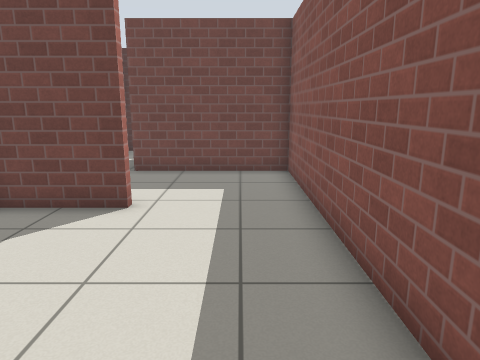
view 1 (above)

12 first-person views from a walk through a Gazebo world. The camera is 1.1 m above the floor, tilts 12° down and sees 70° across. The floor is counted in squares, 0.5 m on a side. Each view is taken from the middle of a square. On the plan, view 1 faces up. The plan holds only what a view shows up to about 18 squares ahead; the rest is blank. Simple patterns stand in for the simulator's built-in surfaces.

view 2
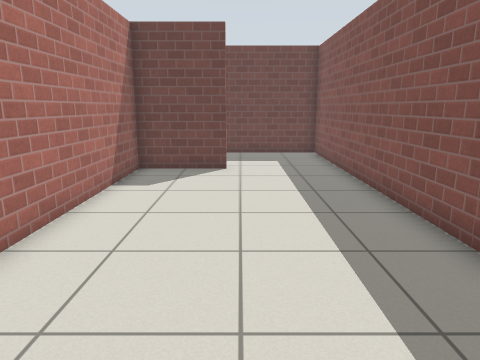

view 3
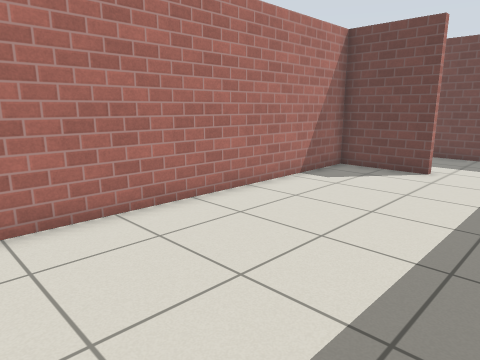

view 4
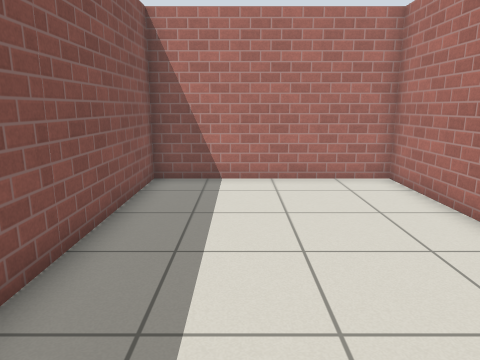

view 5
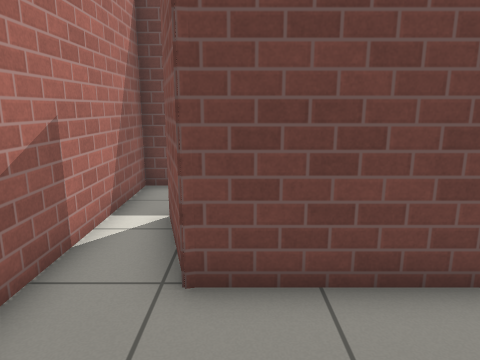

view 6
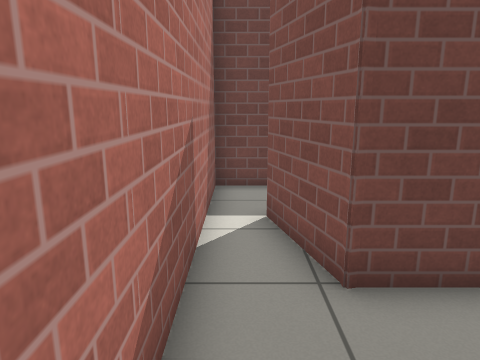

view 7
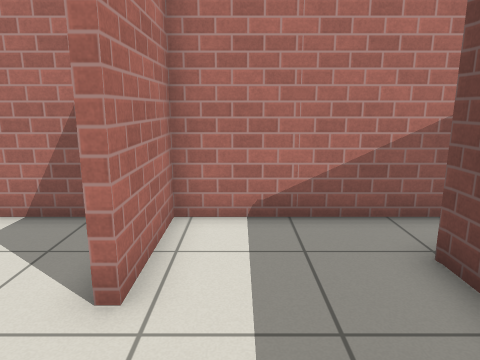

view 8
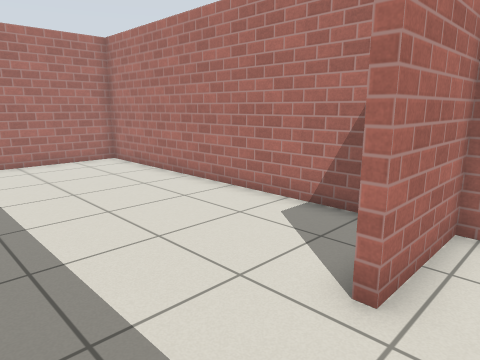

view 9
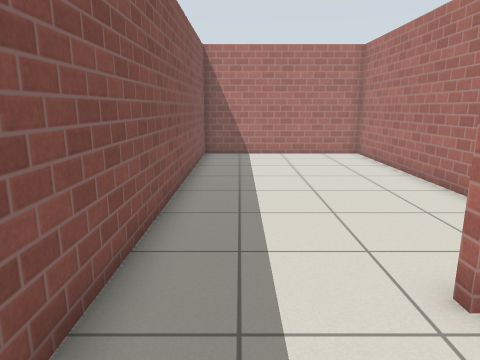

view 10
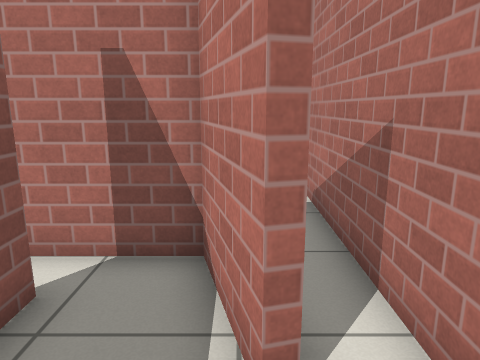

view 11
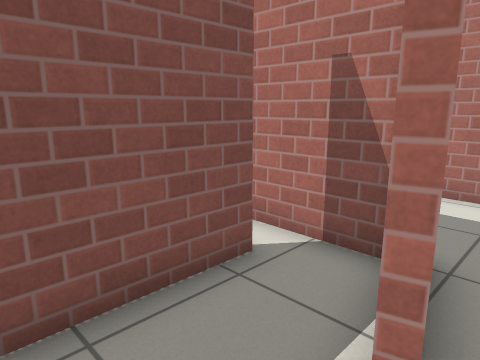

view 12
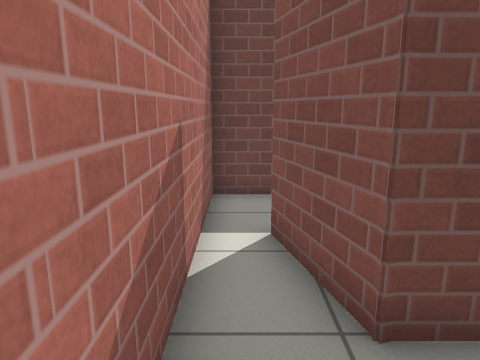

### Floor plan
Ten units are one square. View 1 is at (0, 0); x grows to the right and y downward. Boxes are objects, and circles mark ways between rooms. Rooms are numbered by the first view taken in them; rooms with no view inside come last. Other rooms are left out.
<svg viewBox="-62 -180 84 240">
<path fill="none" stroke="#000" d="M-25 -77 -25 -74 -57 -74 -57 55 17 55 17 -74M-25 -119 -37 -119 -44 -148 -42 -148M-41 -175 -57 -175 -57 -77 -25 -77M17 -74 17 -119 -25 -119M-16 -132 -16 -144M-42 -148 -35 -122 -15 -122"/>
<circle cx="-5" cy="-70" r="3" fill="#2a7"/>
<circle cx="-35" cy="-95" r="3" fill="#2a7"/>
<text x="-20" y="-10">1</text>
<text x="-50" y="-120">2</text>
<text x="-10" y="-100">3</text>
<text x="-30" y="-130">4</text>
</svg>
Room 1 opens to room 3. Room 2 opens to room 3.

Where each view was taken, in squares from view 1:
view 1: 0 up, 0 right, facing up
view 2: 5 down, 2 left, facing up
view 3: 5 down, 1 right, facing up-left
view 4: 5 up, 1 left, facing down
view 5: 8 up, 3 left, facing up
view 6: 8 up, 5 left, facing up
view 7: 9 up, 1 right, facing left
view 8: 9 up, 1 right, facing down-left
view 9: 11 up, 0 right, facing down
view 10: 17 up, 4 left, facing down
view 11: 17 up, 5 left, facing down-right
view 12: 9 up, 5 left, facing up
